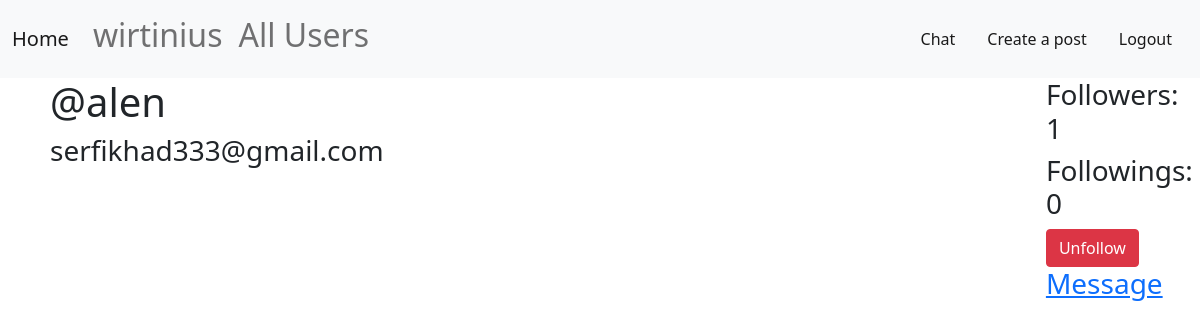
Page /user-post/1 (signed in) on the committed database.
### SocialMedia/models.py (models this page shows, shortened)
class User(AbstractUser):
    first_name = models.CharField(max_length=30)
    second_name = models.CharField(max_length=30)
    bio_info = models.TextField(null=True, blank=True)
    follower = models.ManyToManyField('self', symmetrical=False, related_name='user_follower', null=True)
    following = models.ManyToManyField('self', symmetrical=False, related_name='user_following', null=True)

### SocialMedia/views.py (the view)
# urls.py: path("user-post/<str:pk>", UserPost, name="user-post"),
@login_required(login_url='login')
def UserPost(request, pk):
    is_followed = False
    user = User.objects.get(id=pk)
    posts = user.post_set.all()
    for follower in user.follower.all():
        if follower == request.user:
            is_followed = True
    context = {
        'posts': posts,
        'user_post': user,
        'is_followed': is_followed,
        }
    return render(request, "SocialMedia/user/posts_user.html", context=context)

### SocialMedia/templates/SocialMedia/user/posts_user.html (shortened to what this page needs)
{% extends 'SocialMedia/base.html' %}
{% block content %}
<div class="profile">
    <div class="user-profile">
        <h1>@{{user_post.username}}</h1>
        <h3>{{user_post.email}}</h3>
    </div>
    <div class="posts">
    </div>
    <div>
        <h3>Followers: {{user_post.follower.all.count}}</h3>
        <h3>Followings: {{user_post.following.all.count}}</h3>
        {% if request.user.id != user_post.id %}
            {% if not is_followed %}
                    <button type="button" class="btn btn-primary" onclick="window.location.href='{% url 'follow' user_post.id %}'" >Follow</button>
            {% else %}
                <button type="button" class="btn btn-danger" onclick="window.location.href='{% url 'unfollow' user_post.id %}'" >Unfollow</button>
            {% endif %}
        {% endif %}
        {% if request.user.id != user_post.id %}
            <h3><a href="{% url 'chat' user_post.id %}">Message</a></h3>
        {% endif %}
    </div>
</div>
{% endblock %}

### SocialMedia/templates/SocialMedia/includes/navbar.html (shortened to what this page needs)
<nav class="navbar navbar-expand-lg navbar-light bg-light">
    <div class="container-fluid">
      <a class="navbar-brand" href="{% url 'home' %}">Home</a>
      <div class="collapse navbar-collapse" id="navbarText">
        <ul class="navbar-nav me-auto mb-2 mb-lg-0">
            {% if user.is_authenticated %}
                <li class="nav-item active">
                    <a class="nav-link" href="{% url 'user-post' user.id %}"><h2>{{user.username}}</h2></a>
                </li>
            {% endif %}
            <li class="nav-item active">
                <a class="nav-link" href="{% url 'all-users' %}"><h2>All Users</h2></a>
            </li>
        </ul>
        <span class="navbar-text">
            <a href="#" class="nav-link">Chat</a>
        </span>
        {% if user.is_authenticated %}
            <span class="navbar-text">
                <a href="{% url 'post-form' %}" class="nav-link">Create a post</a>
            </span>
            <span class="navbar-text">
                <a href="{% url 'logout' %}" class="nav-link">Logout</a>
            </span>
        {% endif %}
      </div>
    </div>
  </nav>

### SocialMedia/templates/SocialMedia/user/posts_user.html (style rules this page uses)
.profile { display: grid; grid-template-columns: 1fr 3fr 1fr; }
.user-profile { padding: 0 200px 0 50px; }

### rows in the picture
User: username "wirtinius"
User: username "alen", email "serfikhad333@gmail.com", follower.all.count "1", following.all.count "0"
